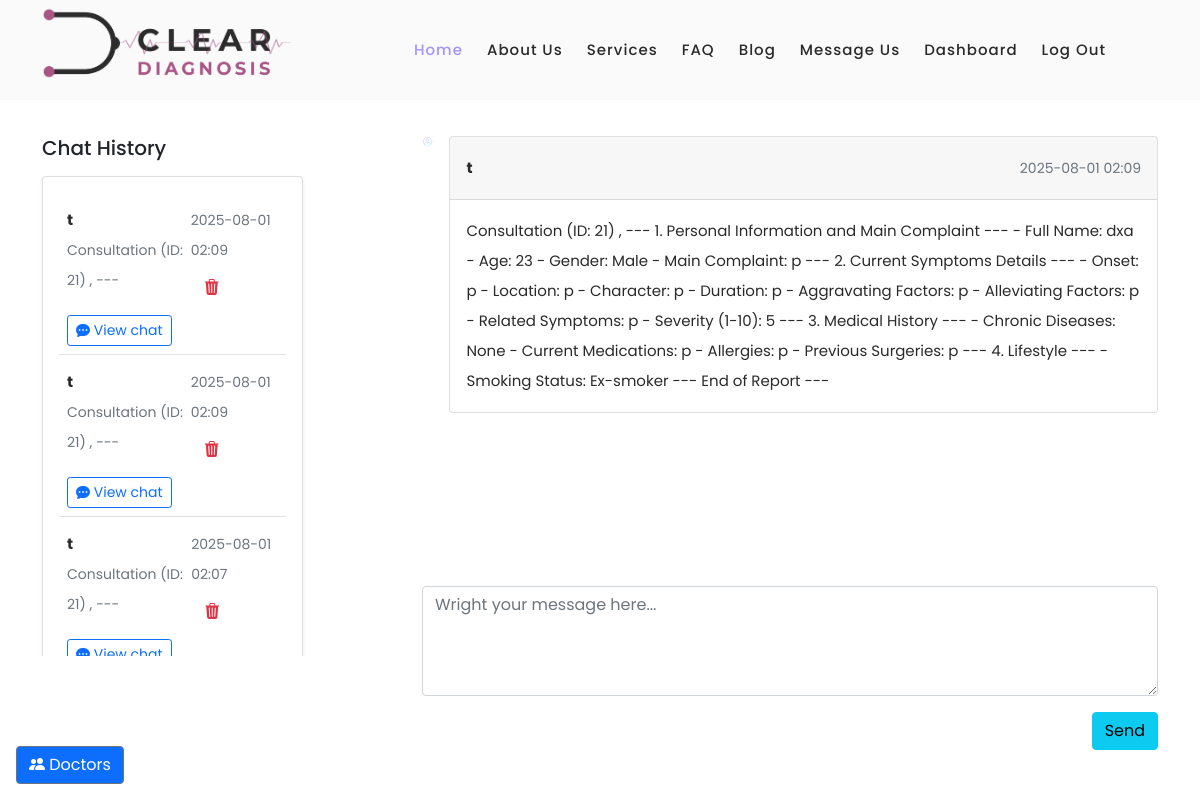
Screenshot of /chat/15/doctor/2?user_id=1 (signed in) with the database file from the repository.
### models.py (models this page shows, shortened)
class Conversation(db.Model):
    id = db.Column(db.Integer, primary_key=True)
    user_id = db.Column(db.Integer, db.ForeignKey('users.id'), nullable=False)
    role = db.Column(db.String(50), default='User')  # 'User' or 'Doctor'
    subject = db.Column(db.String(255), nullable=False)
    messages = db.relationship('Message', backref='conversation',cascade="all, delete-orphan", lazy=True, order_by="Message.timestamp")
    doctor_id = db.Column(db.Integer, db.ForeignKey('doctors.id'), nullable=True)
    timestamp = db.Column(db.DateTime, default=datetime.utcnow)
    status = db.Column(db.String(50), default='active')  # 'active', 'closed', 'pending'
    user = db.relationship('User', backref='conversations')

class User(db.Model):
    __tablename__ = 'users'
    id = db.Column(db.Integer, primary_key=True)
    username = db.Column(db.String(80), unique=True, nullable=False)
    email = db.Column(db.String(120), unique=True, nullable=False)
    password_hash = db.Column(db.String(128), nullable=False)
    role = db.Column(db.String(50), default='user')
    is_admin = db.Column(db.Boolean, default=False)
    is_online = db.Column(db.Boolean, default=False)
    last_login = db.Column(db.DateTime, nullable=True)
    created_at = db.Column(db.DateTime, server_default=db.func.now())
    updated_at = db.Column(db.DateTime, server_default=db.func.now(), onupdate=db.func.now())
    doctor_profile = db.relationship('Doctor', back_populates='user', uselist=False)

class Message(db.Model):
    id = db.Column(db.Integer, primary_key=True)
    conversation_id = db.Column(db.Integer, db.ForeignKey('conversation.id'), nullable=False)
    sender_id = db.Column(db.Integer, db.ForeignKey('users.id'), nullable=False)
    role = db.Column(db.String(50), default='User')  # 'User' or 'Doctor' or 'Assistant'
    content = db.Column(db.Text, nullable=False)
    timestamp = db.Column(db.DateTime, default=datetime.utcnow)
    sender = db.relationship('User')

### app.py (the view, shortened to what this page needs)
@app.route('/chat/<int:conversation_id>', defaults={'doctor_id': None}, methods=['GET', 'POST'])
@app.route('/chat/<int:conversation_id>/doctor/<int:doctor_id>', methods=['GET', 'POST'])
@login_required
def chat(conversation_id, doctor_id):
    doctors = db.session.query(User).join(Doctor).filter(User.role == 'doctor').all()
    conversations = Conversation.query.filter_by(user_id=current_user.id).order_by(Conversation.timestamp.desc()).all()
    doctor_conversations = Conversation.query.filter_by(doctor_id=current_user.id).order_by(Conversation.timestamp.desc()).all()
    if current_user.role == 'doctor':
        conversations = doctor_conversations
    if conversation_id == 0:
        return render_template('chat.html', conversations=conversations, doctors=doctors,doctor_id=doctor_id, new_chat=True)
    user_id = request.args.get('user_id', type=int)
    if user_id :
        convo = Conversation.query.filter_by(id=conversation_id, user_id=user_id, doctor_id=current_user.id).first_or_404()
    else:
        convo = Conversation.query.filter_by(id=conversation_id, user_id=current_user.id).first_or_404()
    return render_template('chat.html', conversations=conversations, conversation=convo, doctors=doctors, new_chat=False)

### app.py (called while the page is built)
@login_manager.user_loader
def load_user(user_id):
    return UserLogin.query.get(int(user_id))

@app.before_request
def create_tables():
    db.create_all()

@app.before_request
def update_last_seen():
    if current_user.is_authenticated:
        current_user.last_login = datetime.utcnow()
        db.session.commit()

### templates/chat.html (shortened to what this page needs)
{%extends "base.html" %}
{% block content %}
<section>
  <div class="container py-3">
    <div class="row">
      <div class="col-md-5 col-lg-4 col-xl-3 mb-4 mb-md-0 overflow-auto" style='height: 65vh;' id="chat-history">
        <h5 class="font-weight-bold mb-3 text-center text-lg-start">Chat History</h5>
        <div class="card shadow-sm">
          <div class="card-body">
          {% if conversations %}
            <ul class="list-unstyled mb-0">
            {% for conversation in conversations %}
              <li class="p-2 border-bottom">
                <a href="#!" class="d-flex justify-content-between">
                  <div class="d-flex flex-row">
                    <div class="pt-1">
                      <p class="fw-bold mb-0">
                        {% if conversation.doctor_id %}
                          {% if current_user.role == 'doctor' %}
                            {{ conversation.user.username }}
                          {% else %}
                            Dr. {{ conversation.doctor_id | doctor_name }}
                          {% endif %}
                        {% else %}
                          Medical Assistant
                        {% endif %}
                      </p>
                      <p class="small text-muted">{{ conversation.subject[:120] }}{% if conversation.subject|length > 120 %}...{% endif %}</p>
                    </div>
                  </div>
                  <div class="pt-1">
                    <p class="small text-muted mb-1">{{ conversation.timestamp.strftime('%Y-%m-%d %H:%M') }}</p>
                    <form method="POST"
                          action="{{ url_for('delete_conversation', conversation_id=conversation.id) }}"
                          class="delete-form">
                      <button type="button" class="btn btn-link text-danger trigger-delete">
                        <i class="bi bi-trash3-fill"></i>
                      </button>
                    </form>
                  </div>
                </a>
                      <p>
                        {% if current_user.role == 'doctor' %}
                        <a href="{{ url_for('chat', conversation_id=conversation.id,doctor_id=conversation.doctor_id, user_id=conversation.user_id) }}" class="btn btn-sm btn-outline-primary mt-2">
                        {% else %}
                        <a href="{{ url_for('chat', conversation_id=conversation.id, doctor_id=conversation.doctor_id) }}" class="btn btn-sm btn-outline-primary mt-2">
                        {% endif %}
                          <i class="bi bi-chat-dots-fill"></i>
                        View chat
                        </a>
                      </p>
              </li>
              {% endfor %}
            </ul>
          {% else %}
            <p class="text-muted">No conversation history yet.</p>
          {% endif %}
          </div>
        </div>
      </div>
      <div class="col-md-1 col-lg-1 col-xl-1 overflow-auto"  style='height: 65vh;' id=""></div>
      <div class="col-md-6 col-lg-7 col-xl-8 ' id="chat-box">
        <div  id="chat-messages" style="height: 55vh; overflow-y: auto;">
        <ul class="list-unstyled">
          {% if conversation %}
            {%if conversation.messages %}
              {% for msg in conversation.messages %}
                {% if msg.sender_id == current_user.id %}
                  <li class="d-flex flex-row-reverse mb-4">
                    <img src="{{ url_for('static', filename='images/avatar.svg') }}" alt="avatar"
                        class="rounded-circle d-flex align-self-start ms-3 shadow-1-strong" style="width:60px">
                    <div class="card">
                      <div class="card-header d-flex justify-content-between p-3">
                        <p class="fw-bold mb-0">You</p>
                        <p class="text-muted small mb-0 ms-3"><i class="far fa-clock"></i> {{ msg.timestamp.strftime('%Y-%m-%d %H:%M') }}</p>
                      </div>
                      <div class="card-body">
                        <p class="mb-0">
                          {{ msg.content }}
                        </p>
                      </div>
                    </div>
                  </li>
                {% elif msg.sender.username %}
                  <li class="d-flex mb-4">
                    <img src="{{ url_for('static', filename='images/avatar.svg') }}" alt="avatar"
                      class="rounded-circle d-flex align-self-start me-3 shadow-1-strong" style="width:60px">
                    <div class="card">
                      <div class="card-header d-flex justify-content-between p-3">
                        <p class="fw-bold mb-0">
                            {%if msg.sender.role == 'doctor' %}
                              Dr. {{ conversation.doctor_id | doctor_name}}
                            {% else %}
                              {{ msg.sender.username }}
                            {% endif %}
                        </p>
                        <p class="text-muted small mb-0 ms-3"> {{ msg.timestamp.strftime('%Y-%m-%d %H:%M') }}</p>
                      </div>
                      <div class="card-body">
                        <p class="mb-0">
                          {{ msg.content }}
                        </p>
                      </div>
                  </div>
                  </li>
                {% endif %}
              {% endfor %}
          {% endif %}
        </ul>
        </div>
        <div style="margin-top: 10px;">
          <ul class="list-unstyled">
              <form id="chat-form" method="POST">
                <li class="bg-white mb-3">
                  <div data-mdb-input-init class="form-outline">
                    <textarea required autofocus class="form-control bg-body-tertiary" placeholder="Wright your message here..." name="message" id="textAreaExample2" rows="4"></textarea>
                  </div>
                </li>
                <button  type="submit" data-mdb-button-init data-mdb-ripple-init class="btn btn-info btn-rounded float-end">Send</button>
            </form>
            {% endif %}
          </ul>
        </div>
      </div>
    </div>
  </div>
</section>
{% endblock %}

### static/css/templatemo-space-dynamic.css (style rules this page uses)
html, body, div, span, applet, object, iframe, h1, h2, h3, h4, h5, h6, p, blockquote, div pre, a, abbr, acronym, address, big, cite, code, del, dfn, em, font, img, ins, kbd, q, s, samp, small, strike, strong, sub, sup, tt, var, b, u, i, center, dl, dt, dd, ol, ul, li, figure, header, nav, section, article, aside, footer, figcaption { margin: 0; padding: 0; border: 0; outline: 0; }
ul, li { padding: 0; margin: 0; list-style: none; }
header, nav, section, article, aside, footer, hgroup { display: block; }
* { box-sizing: border-box; }
html, body { font-family: 'Poppins', sans-serif; font-weight: 400; background-color: #fff; -ms-text-size-adjust: 100%; -webkit-font-smoothing: antialiased; -moz-osx-font-smoothing: grayscale; }
a { text-decoration: none !important; }
h1, h2, h3, h4, h5, h6 { margin-top: 0px; margin-bottom: 0px; }
ul { margin-bottom: 0px; }
p { font-size: 15px; line-height: 30px; color: #2a2a2a; }
img { width: 100%; overflow: hidden; }
html, body { background: #fff; font-family: 'Poppins', sans-serif; }

### rows the page displays
Conversation: user.username "t", subject "Consultation (ID: 21) , ---", timestamp "2025-08-01 02:09"
Conversation: user.username "t", subject "Consultation (ID: 21) , ---", timestamp "2025-08-01 02:09"
Conversation: user.username "t", subject "Consultation (ID: 21) , ---", timestamp "2025-08-01 02:07"
Message: sender.username "t", timestamp "2025-08-01 02:09", content "Consultation (ID: 21) , --- 1. Personal Information and Main Complaint --- - Full Name: dxa - Age: 23 - Gender: Male - Main Complaint: p --- 2. Current Symptoms Details --- - Onset: p - Location: p - Character: p - Duration: p - Aggravating Factors: p - Alleviating Factors: p - Related Symptoms: p - Severity (1-10): 5 --- 3. Medical History --- - Chronic Diseases: None - Current Medications: p - Allergies: p - Previous Surgeries: p --- 4. Lifestyle --- - Smoking Status: Ex-smoker --- End of Report ---"
